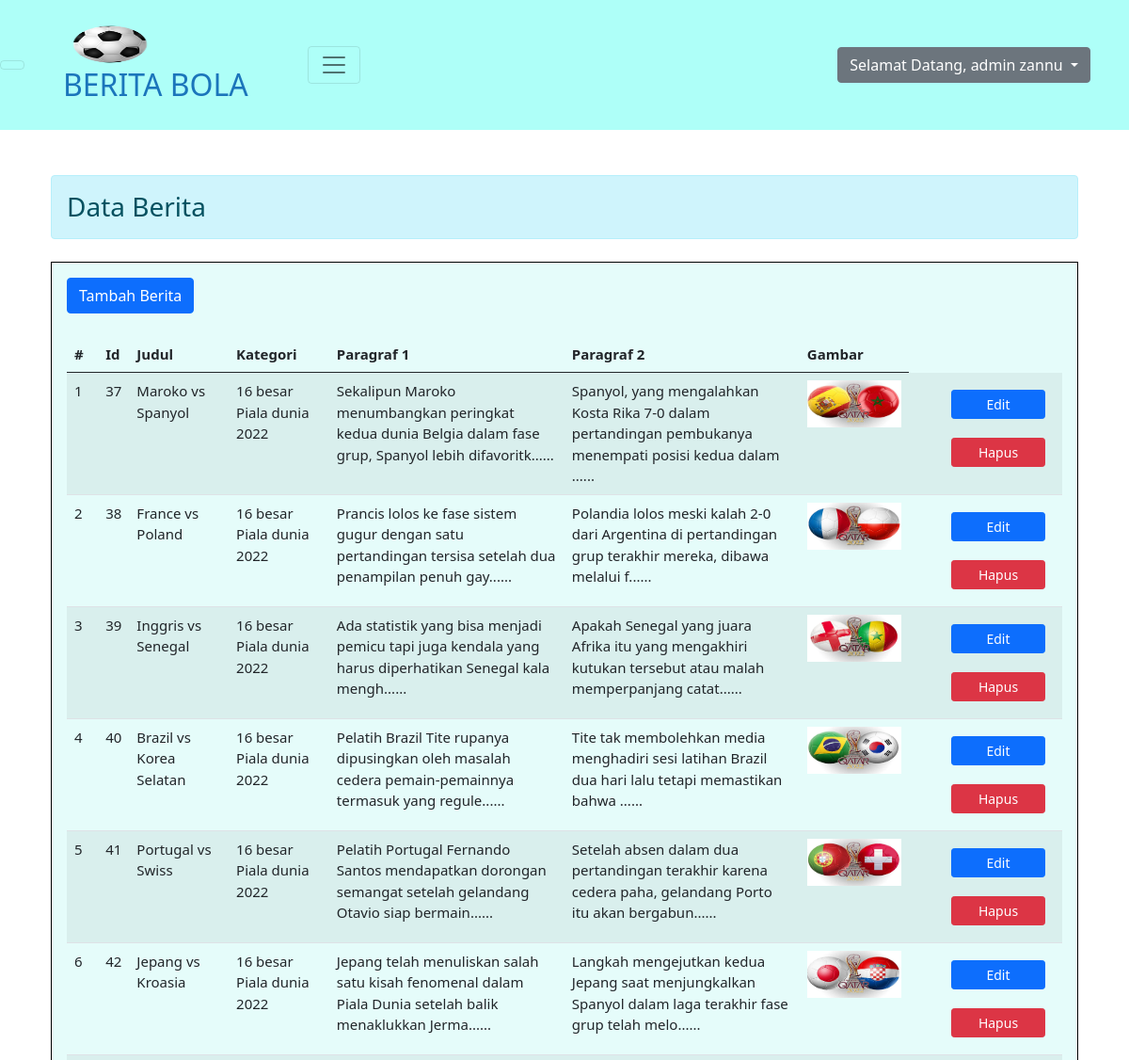
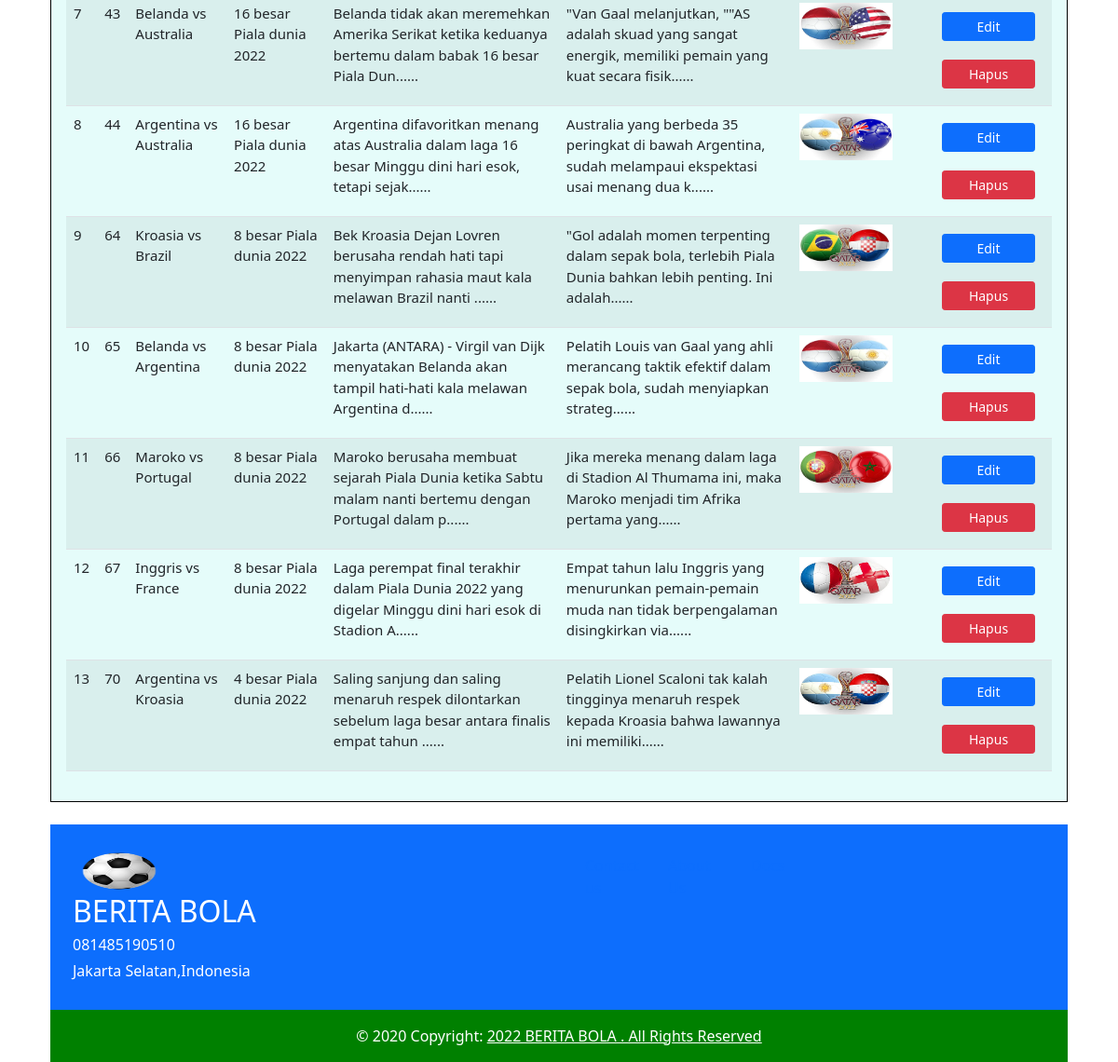
The page /admin/show.php (signed in) on the database its author committed (2 pictures, top to bottom).
### tables this page shows
CREATE TABLE `berita` (
  `id_berita` int(3) NOT NULL,
  `kategori_id` int(3) NOT NULL,
  `judul` varchar(100) NOT NULL,
  `isi` text NOT NULL,
  `isi2` text NOT NULL,
  `gambar` varchar(50) NOT NULL
);

CREATE TABLE `kategori` (
  `id` int(3) NOT NULL,
  `nm_kategori` varchar(30) NOT NULL
);

### admin/show.php (the view, shortened to what this page needs)
<!DOCTYPE HTML>
<html>
<head>
    <link rel="stylesheet" href="https://cdnjs.cloudflare.com/ajax/libs/font-awesome/6.2.1/css/all.min.css" />
    <link rel="stylesheet" href="	https://cdn.jsdelivr.net/npm/bootstrap@5.2.3/dist/css/bootstrap.min.css">
    <link rel="stylesheet" href="	https://cdn.jsdelivr.net/npm/bootstrap@5.2.3/dist/css/bootstrap.min.css">
    <link rel="stylesheet" href="https://cdnjs.cloudflare.com/ajax/libs/font-awesome/6.1.2/css/all.min.css"
 />
      <link href="https://cdn.jsdelivr.net/npm/bootstrap@5.0.2/dist/css/bootstrap.min.css" rel="stylesheet">
    <link rel="stylesheet" href="../project/assets/styles.css">
</head>
<body>
<?php
include 'C:\xampp\htdocs\zenius\project\connect.php';
$conn=new mysqli($servername,$user,$pass, $database);
$sql = "SELECT * FROM berita JOIN kategori ON kategori.id = berita.kategori_id";
$result = $conn ->query($sql);
?>
<nav class="navbar navbar-light" style="background-color: #aefff8;">
    <button class="navbar-toggler" type="button" data-toggle="collapse"
    data-target="#navbarToggleExternalContent" aria-controls="navbarToggleExternalContent"
    aria-expanded="false" aria-label="Toggle navigation">
    </button>
    <div class="container py-2 " >
        <a class="navbar-brand " href="#" >
            <img src="../assets/bola.png"width="100px" height= "50px" alt="Bola "><h2 style="color: #1B75BB;">BERITA BOLA
                </h2>
        </a>
        <button class="navbar-toggler" type="button" data-bs-toggle="collapse" data-bs-target="#navbarSupportedContent">
        <span class="navbar-toggler-icon"></span>
        </button>
        <div class="col-12 col-md-5 col-lg-8 d-flex align-items-center justify-content-md-end mt-3 mt-md-0">
            <div class="dropdown">
                <a class="btn btn-secondary dropdown-toggle" href="#" role="button" data-bs-toggle="dropdown" aria-expanded="false">
                Selamat Datang, admin <?php echo ($_SESSION['username']) ?>
                </a>
            </div>
    </div>
</nav>
<div class="container mt-5">
  <h3 class="alert alert-info mb-4">Data Berita</h3>
  <div class="card">
      <div class="card-body">
  <a href="create.php" class="btn btn-block btn-primary mb-4" style="color:white;">Tambah Berita</a>
          <table id="example" class="table table-striped" style="font-size:15px;">
              <thead>
                  <tr>
                      <th>#</th>
                      <th>Id</th>
                      <th>Judul</th>
                      <th>Kategori</th>
                      <th width="250px">Paragraf 1</th>
                      <th width="250px">Paragraf 2</th>
                      <th>Gambar</th>
                  </tr>
              </thead>
              <tbody class="row_position">
              <?php $no=1 ; while($row = $result -> fetch_assoc()){ ?>
                          <tr>
                              <td><?php  echo $no++; ?></td>
                              <td><?php echo $row['id_berita'] ?></td>
                              <td><?php echo $row['judul'] ?></td>
                              <td><?php echo $row['nm_kategori'] ?></td>
                              <td><?php echo substr($row['isi'], 0,100) ?>......</td>
                              <td><?php echo substr($row['isi2'], 0,100) ?>......</td>
                              <td><img src="../assets/<?php echo $row['gambar'] ?>"width="100px" height= "50px" alt="BOLA" style="color: white;">
                              <td>
                                <a href="edit.php?id=<?php echo $row['id_berita'] ?>" class="btn btn-sm btn-primary" style="color: white; float: right; margin: 10px;width: 100px;" >Edit</a>
                                <a onclick="return confirm(Apakah anda yakin?)" style="float: right; margin: 10px;width: 100px;" href="delete.php?id=<?php echo $row['id_berita'] ?>" class="btn btn-sm btn-danger alert_notif" style="color: white;">Hapus</a>
                            </td>
                              </td>
                          </tr>
                        <?php }?>
              </tbody>
          </table>
      </div>
  </div>
    <br/>
<br/>
<footer class="bg-primary text-white text-center text-lg-start">
  <div class="container p-4">
    <div class="row">
      <div class="col-lg-6 col-md-12 mb-4 mb-md-0">
      <img src="../assets/bola.png" width="100px" height= "50px" alt="BOLA" style="color: white;">
                        <h2 style="color: white;">BERITA BOLA
                        <span style="font-size: 20px; color: white;"></span> </h2>
                        <h6 style="color: white;">081485190510
                        <span style="font-size: 10px; color: white;"></span> </h6>
                        <h6 style="color: white;">Jakarta Selatan,Indonesia
                        <span style="font-size: 10px; color: white;"></span> </h6>
      </div>
      <div class="col-lg-1 col-md-3 mb-4 mb-md-0" >
      <a class="nav-link" aria-current="page" href="#">Contact us</a>
      </div>
      <div class="col-lg-1 col-md-3 mb-2 mb-md-0">
      <a class="nav-link" aria-current="page" href="#">About Us</a>
      </div>
      <div class="col-lg-1 col-md-3 mb-2 mb-md-0">
      <a class="nav-link" aria-current="page" href="#">Docs</a>
      </div>
    </div>
  </div>
  <div class="text-center p-3" style="background-color: green;">
    © 2020 Copyright:
    <a class="text-white" href="#">2022 BERITA BOLA . All Rights Reserved</a>
  </div>
</footer>
</body>
</html>

### assets/styles.css (style rules this page uses)
.card-body { outline: 1px solid #000; background-color:#e5fcfa; }
.card { display: inline-block; }

### rows shown on the page
berita: id_berita "37", judul "Maroko vs Spanyol", kategori.nm_kategori "16 besar Piala dunia 2022", isi "Sekalipun Maroko menumbangkan peringkat kedua dunia Belgia dalam fase grup, Spanyol lebih difavoritk", isi2 "Spanyol, yang mengalahkan Kosta Rika 7-0 dalam pertandingan pembukanya menempati posisi kedua dalam", gambar (picture)
berita: id_berita "38", judul "France vs Poland", kategori.nm_kategori "16 besar Piala dunia 2022", isi "Prancis lolos ke fase sistem gugur dengan satu pertandingan tersisa setelah dua penampilan penuh gay", isi2 "Polandia lolos meski kalah 2-0 dari Argentina di pertandingan grup terakhir mereka, dibawa melalui f", gambar (picture)
berita: id_berita "39", judul "Inggris vs Senegal", kategori.nm_kategori "16 besar Piala dunia 2022", isi "Ada statistik yang bisa menjadi pemicu tapi juga kendala yang harus diperhatikan Senegal kala mengh", isi2 "Apakah Senegal yang juara Afrika itu yang mengakhiri kutukan tersebut atau malah memperpanjang catat", gambar (picture)
berita: id_berita "40", judul "Brazil vs Korea Selatan", kategori.nm_kategori "16 besar Piala dunia 2022", isi "Pelatih Brazil Tite rupanya dipusingkan oleh masalah cedera pemain-pemainnya termasuk yang regule", isi2 "Tite tak membolehkan media menghadiri sesi latihan Brazil dua hari lalu tetapi memastikan bahwa", gambar (picture)
berita: id_berita "41", judul "Portugal vs Swiss", kategori.nm_kategori "16 besar Piala dunia 2022", isi "Pelatih Portugal Fernando Santos mendapatkan dorongan semangat setelah gelandang Otavio siap bermain", isi2 "Setelah absen dalam dua pertandingan terakhir karena cedera paha, gelandang Porto itu akan bergabun", gambar (picture)
berita: id_berita "42", judul "Jepang vs Kroasia", kategori.nm_kategori "16 besar Piala dunia 2022", isi "Jepang telah menuliskan salah satu kisah fenomenal dalam Piala Dunia setelah balik menaklukkan Jerma", isi2 "Langkah mengejutkan kedua Jepang saat menjungkalkan Spanyol dalam laga terakhir fase grup telah melo", gambar (picture)
berita: id_berita "43", judul "Belanda vs Australia", kategori.nm_kategori "16 besar Piala dunia 2022", isi "Belanda tidak akan meremehkan Amerika Serikat ketika keduanya bertemu dalam babak 16 besar Piala Dun", isi2 "\"Van Gaal melanjutkan, \"\"AS adalah skuad yang sangat energik, memiliki pemain yang kuat secara fisik", gambar (picture)
berita: id_berita "44", judul "Argentina vs Australia", kategori.nm_kategori "16 besar Piala dunia 2022", isi "Argentina difavoritkan menang atas Australia dalam laga 16 besar Minggu dini hari esok, tetapi sejak", isi2 "Australia yang berbeda 35 peringkat di bawah Argentina, sudah melampaui ekspektasi usai menang dua k", gambar (picture)
berita: id_berita "64", judul "Kroasia vs Brazil", kategori.nm_kategori "8 besar Piala dunia 2022", isi "Bek Kroasia Dejan Lovren berusaha rendah hati tapi menyimpan rahasia maut kala melawan Brazil nanti", isi2 "\"Gol adalah momen terpenting dalam sepak bola, terlebih Piala Dunia bahkan lebih penting. Ini adalah", gambar (picture)
berita: id_berita "65", judul "Belanda vs Argentina", kategori.nm_kategori "8 besar Piala dunia 2022", isi "Jakarta (ANTARA) - Virgil van Dijk menyatakan Belanda akan tampil hati-hati kala melawan Argentina d", isi2 "Pelatih Louis van Gaal yang ahli merancang taktik efektif dalam sepak bola, sudah menyiapkan strateg", gambar (picture)
berita: id_berita "66", judul "Maroko vs Portugal", kategori.nm_kategori "8 besar Piala dunia 2022", isi "Maroko berusaha membuat sejarah Piala Dunia ketika Sabtu malam nanti bertemu dengan Portugal dalam p", isi2 "Jika mereka menang dalam laga di Stadion Al Thumama ini, maka Maroko menjadi tim Afrika pertama yang", gambar (picture)
berita: id_berita "67", judul "Inggris vs France", kategori.nm_kategori "8 besar Piala dunia 2022", isi "Laga perempat final terakhir dalam Piala Dunia 2022 yang digelar Minggu dini hari esok di Stadion A", isi2 "Empat tahun lalu Inggris yang menurunkan pemain-pemain muda nan tidak berpengalaman disingkirkan via", gambar (picture)
berita: id_berita "70", judul "Argentina vs Kroasia", kategori.nm_kategori "4 besar Piala dunia 2022", isi "Saling sanjung dan saling menaruh respek dilontarkan sebelum laga besar antara finalis empat tahun", isi2 "Pelatih Lionel Scaloni tak kalah tingginya menaruh respek kepada Kroasia bahwa lawannya ini memiliki", gambar (picture)

### other values the page prints
$_SESSION['username'] "zannu"
